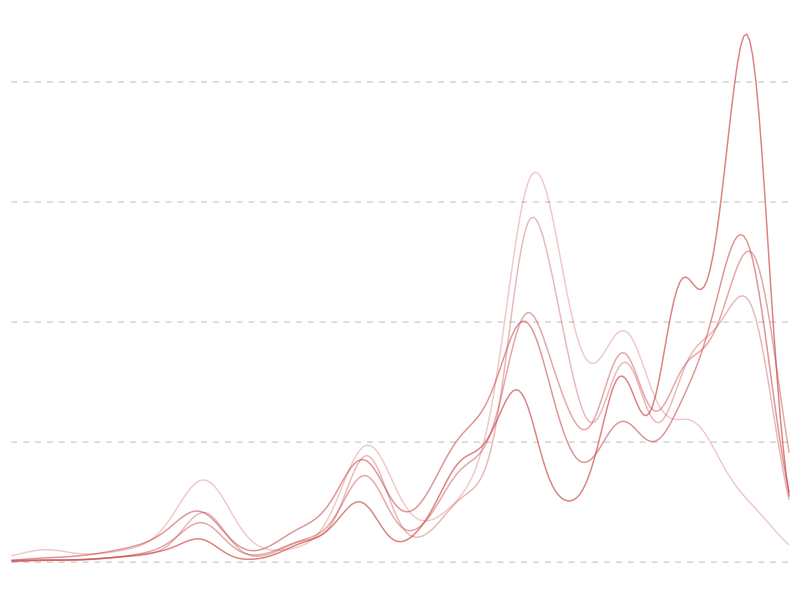
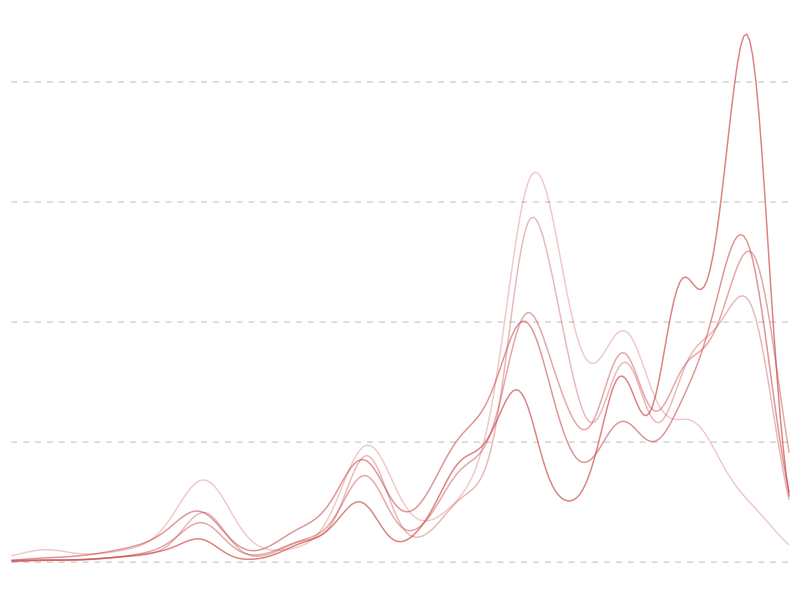

Source code (R) for these figures, in order:
library(ggplot2)
library(dplyr)


add.alpha <- function(col, alpha=1){
  apply(sapply(col, col2rgb)/255, 2,
        function(x)
          rgb(x[1], x[2], x[3], alpha=alpha))
}

diamonds |>
  mutate(
    alp = case_when(
      cut == "Fair" ~ 0.3,
      cut == "Good" ~ 0.4,
      cut == "Very Good" ~ 0.5,
      cut == "Premium" ~ 0.6,
      cut == "Ideal" ~ 0.7
    ),
    col = add.alpha("#CC4C4C", alp )
  ) |>
  ggplot(aes(carat*-1, group = cut)) +
  geom_density(aes(colour = I(col))) +
  theme_minimal() +
  theme(
    axis.title = element_blank(),
    axis.text  = element_blank(),
    panel.grid.minor   = element_blank(),
    panel.grid.major.y = element_line(
      linetype = "dashed",
      colour = "#aaaaaa89"
    ),
    panel.grid.major.x = element_blank(),
    panel.background   = element_blank(),
    plot.background    = element_blank()
  ) +
  coord_cartesian(xlim = c(-2.5, -0.3))
ggsave("content/skill/growth.png")
